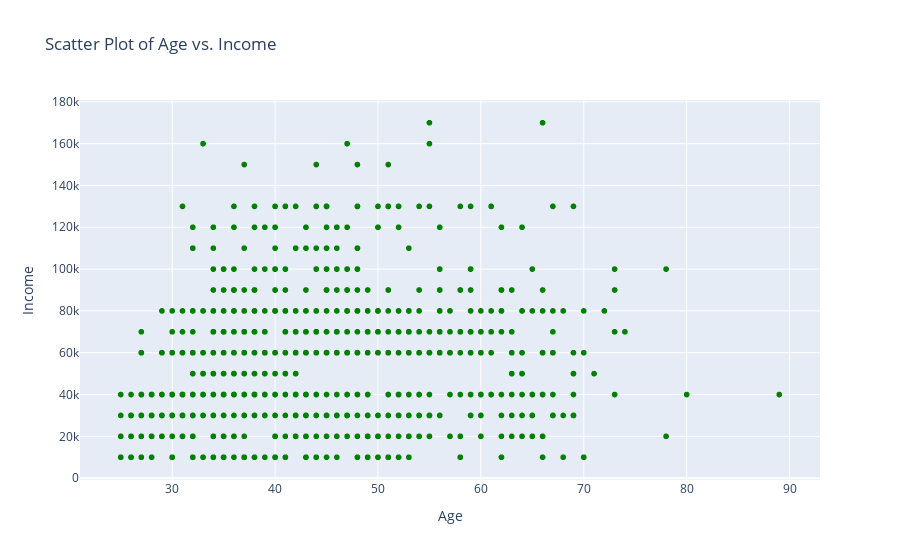

Here is the notebook cell this chart was saved with:
### Code cell
fig = px.scatter(data, x="Age", y=" Income ", title="Scatter Plot of Age vs. Income", labels={"Age": "Age", " Income ": "Income"} , color_discrete_sequence=["green"])
fig.show()

### Figure 1 — Plotly figure (JSON) as saved in the notebook; plotly's stock layout.template omitted (floating-point values rounded to 4 significant figures; data arrays with more than 128 entries replaced by an {"elided": "..."} marker saying what was removed)
{"data": [{"hovertemplate": "Age=%{x}<br>Income=%{y}<extra></extra>", "legendgroup": "", "marker": {"color": "green", "symbol": "circle"}, "mode": "markers", "name": "", "showlegend": false, "type": "scattergl", "x": {"elided": "1005 int values"}, "xaxis": "x", "y": {"elided": "1005 float values"}, "yaxis": "y"}], "layout": {"legend": {"tracegroupgap": 0}, "title": {"text": "Scatter Plot of Age vs. Income"}, "xaxis": {"anchor": "y", "domain": [0, 1], "title": {"text": "Age"}}, "yaxis": {"anchor": "x", "domain": [0, 1], "title": {"text": "Income"}}}}
